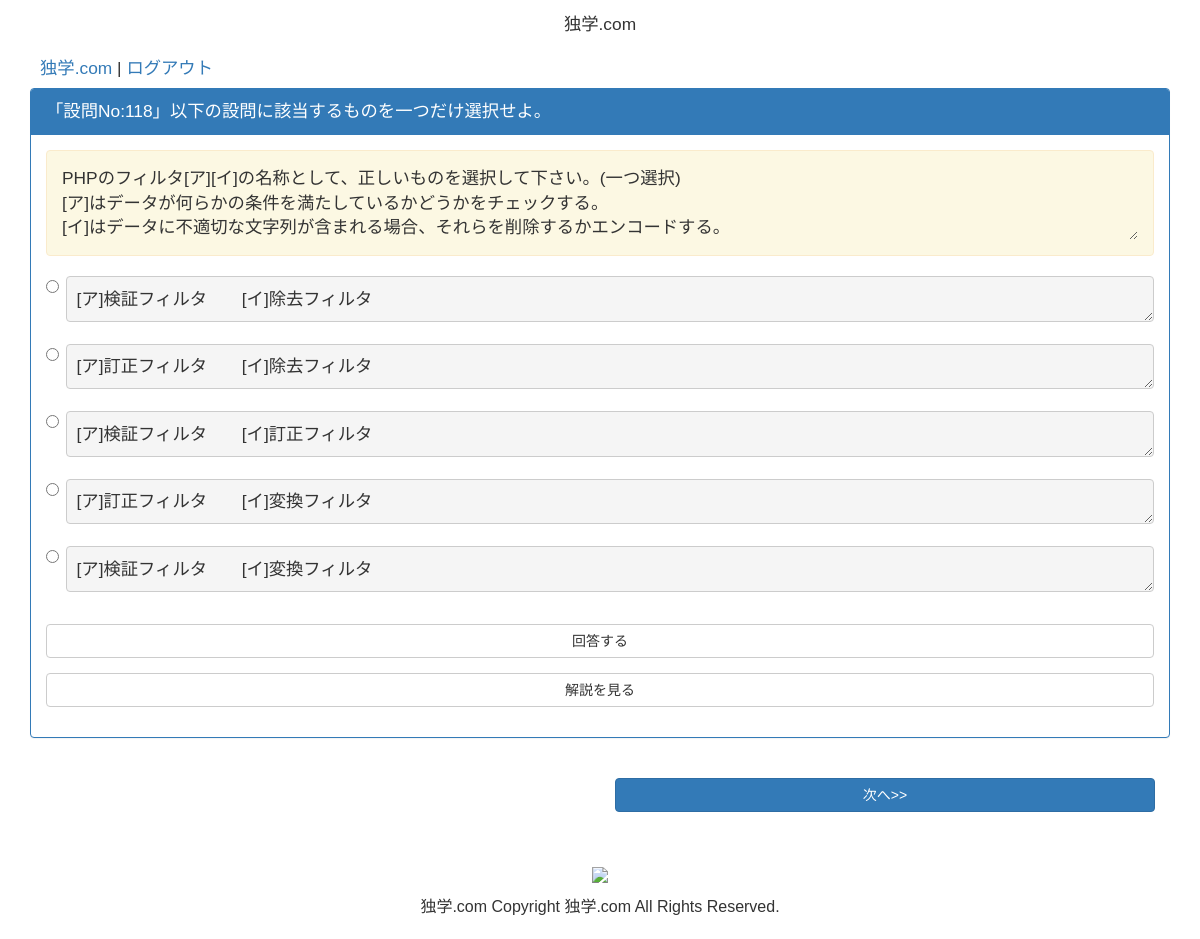
/open/index/25, run on the app's committed database.
### tables this page shows
CREATE TABLE `question_table` (
  `question_id` bigint(20) unsigned NOT NULL AUTO_INCREMENT,
  `question_title` text,
  `question_text` text,
  `choice_list` longtext,
  `choice_number` text,
  `question_type` int(11) DEFAULT NULL,
  `explanation_text` longtext,
  `project_id` bigint(20) unsigned NOT NULL DEFAULT '0',
  `create_time` timestamp NULL DEFAULT NULL ON UPDATE CURRENT_TIMESTAMP,
  `update_time` timestamp NULL DEFAULT NULL,
  `delete_flag` int(11) unsigned NOT NULL DEFAULT '0' COMMENT '削除フラグ 0 => 生存, 1 => 論理削除',
  PRIMARY KEY (`question_id`)
);

### application/controllers/Open.php (called while the page is built, shortened)
<?php
class Open extends CI_Controller {
    public function __construct()
    {
        $this->load->database();
        $this->load->library("session");
        $this->load->helper('url');
        $this->load->model('Project');
        $this->data= [];
        $this->data["mainHeader"] = "独学.com";
        $this->data["title"] = "独学.com";
        $this->data["footer"] = "独学.com Copyright 独学.com All Rights Reserved.";
        $this->data["https"] = $this->input->server("HTTPS");
    }
    public function index($projectId = null, $page = null)
    {
        try{
            $projectId = (int)$projectId;
            $questionIdList = $this->Project->getSelectedProjectQuestionIdList($projectId);
            $page = (int)$page;
            $sessionData = $this->session->all_userdata();
            if($page === 0){
                $this->session->set_userdata("questionIdList", $questionIdList);
                $sessionData = $this->session->all_userdata();
                $page = 0;
            }else{
                if(array_key_exists("questionIdList", $sessionData) === false){
                    redirect("/open/index/{$projectId}/");
                    exit();
                }
                $sessionData = $this->session->get_userdata("questionIdList", $questionIdList);
            }
            $questionIdList = $sessionData["questionIdList"];
            $res = $this->Project->getSelectedTargetQuestionData($projectId, $questionIdList[$page]);
            $this->session->set_userdata("referer", "/admin/oneQuestion/{$projectId}/{$page}");
            $questionIdList = $this->session->userdata("questionIdList");
            $nowNumber = $questionIdList[$page];
            $this->data["questionList"] = $res;
            $this->data["page"] = $page;
            $this->data["nowNumber"] = $nowNumber;
            $this->data["questionIdList"] = $questionIdList;
            $this->data["projectId"] = $projectId;
            $this->load->view('common/header', $this->data);
            $this->load->view('open/index', $this->data);
            $this->load->view('common/footer', $this->data);
        }catch(Exception $e){
            $this->data["errorMessage"] = $e->getMessage();
            $this->load->view('common/header', $this->data);
            $this->load->view('error/index', $this->data);
            $this->load->view('common/footer', $this->data);
        }
    }
}

### index.php (called while the page is built, shortened)
<?php
require_once BASEPATH.'core/CodeIgniter.php';

### application/models/Project.php (called while the page is built, shortened)
<?php
class Project extends CI_Model {
    public function getSelectedTargetQuestionData($projectId = null, $questionId = null)
    {
        try{
            $this->db->where("project_id", $projectId);
            $this->db->where("question_id", $questionId);
            $this->db->from("question_table");
            $this->db->join("question_type_table", "question_table.question_type = question_type_table.type_id");
            $res = $this->db->get();
            $res = $res->result();
            $res = $res[0];
            $res->choice_number = json_decode($res->choice_number, true);
            $res->choice_list = json_decode($res->choice_list, true);
            shuffle($res->choice_list);
            return $res;
        }catch(Exception $e){
            throw new Exception($e->getMessage());
        }
    }
    public function getSelectedProjectQuestionIdList($projectId = null)
    {
        try{
            $deleteFlag = 0;
            $this->db->where("project_id", $projectId);
            $this->db->where("delete_flag", $deleteFlag);
            $this->db->select("question_id");
            $res = $this->db->get("question_table");
            $res = $res->result();
            $questionIdList = array();
            foreach($res as $key => $value){
                $questionIdList[] = $value->question_id;
            }
            shuffle($questionIdList);
            return $questionIdList;
        }catch(Exception $e){
            throw new Exception($e->getMessage());
        }
    }
}

### application/views/open/index.php (the view, shortened to what this page needs)
<div class="innerTemplate">
    <div class="panel panel-primary">
        <div class="panel-heading">
            「設問No:<?php print($questionList->question_id); ?>」<?php print($questionList->question_title); ?>
        </div>
        <div class="panel-body">
            <div class="panel-body alert alert-warning alert-dismissible">
                <pre class="resetClass"><?php print(htmlspecialchars($questionList->question_text, ENT_QUOTES)); ?></pre>
            </div>
            <span class="selectRespond">
            <?php foreach($questionList->choice_list as $innerKey => $innerValue){ ?>
                <div class="<?php print ($questionList->type_attr); ?>">
                    <label for="answerList0_<?php print($innerKey); ?>">
                        <input class="" id="answerList0_<?php print($innerKey); ?>" name="answerList" value="<?php print(htmlspecialchars($innerValue["choiceNumber"])); ?>" type="<?php print ($questionList->type_attr); ?>">
                        <pre class="inputClick"><?php print(htmlspecialchars($innerValue["choiceText"], ENT_QUOTES, "UTF-8")); ?></pre>
                    </label>
                </div>
            <?php } ?>
            </span>
            <form action="#" name="" method="post">
                <input type="button" class="btn btn-default btn-group-justified projectBox getRespondButton" value="回答する" id="respondBox" />
            </form>
            <form action="#" name="" method="post">
                <input type="button" class="btn btn-default btn-group-justified projectBox getExplanationText" value="解説を見る" />
            </form>
        </div>
    </div>
</div>
<div class="col-md-6 margin-bottom margin-top">
</div>
<div class="col-md-6 margin-bottom margin-top">
    <?php if($page + 1 <=  count($questionIdList) -1) { ?>
    <a href="/open/index/<?php print($projectId); ?>/<?php print($page + 1); ?>/next" class="btn btn-primary btn-group-justified">次へ>></a>
    <?php } ?>
</div>
<div class="clearfix"></div>

### application/views/common/header.php (shortened to what this page needs)
<!DOCTYPE html>
<html ng-app="docgack">
<head>
    <link type="text/css" rel="stylesheet" href="https://maxcdn.bootstrapcdn.com/bootstrap/3.3.6/css/bootstrap.min.css" />
    <link type="text/css" rel="stylesheet" href="/css/main.css?1426376435" />
</head>
<body ng-controller="TopController">
<div id="wrapper">
        <div id="title_header" class="">
            <h1>独学.com</h1>
        </div>
        <div id="mainHeader">
            <h2>
                <a href="/admin/index"><?php print($mainHeader); ?></a> | <a href="/admin/logout">ログアウト</a>
            </h2>
        </div>

### application/views/common/footer.php
</div>
<div id="footer" class="centeringBox">
    <p><img src="https://www.ssl-store.jp/system/images/seal/rapidssl_seal.gif" ></p>
    <address><?php print($footer); ?></address>
</div>
</body>
</html>

### css/main.css (style rules this page uses)
* { margin: 0; padding: 0; }
*, h1, h2, h3, h4, h5, body, div, pre, p { font-size: 13pt; font-weight: normal; font-family: "Lucida Grande","Hiragino Kaku Gothic ProN","ヒラギノ角ゴ ProN",Meiryo,メイリオ,sans-serif; resize: vertical; }
body { width: 100%; height: auto; }
#wrapper { max-width: 95%; min-width: 30%; height: auto; margin: 10px auto 30px auto; }
#wrapper #title_header h1 { margin: 0px auto 20px auto; padding: 5px; text-align: center; font-size: 13pt; font-weight: normal; font-family: "Lucida Grande","Hiragino Kaku Gothic ProN","ヒラギノ角ゴ ProN W3",Meiryo,メイリオ,sans-serif; }
#mainHeader { margin: 10px; }
#footer address { font-size: 12pt; }
.projectBox { margin: 15px 0px 15px 0px; }
pre { width: 100%; font-size: 13pt; cursor: pointer; font-family: "Lucida Grande","Hiragino Kaku Gothic ProN","ヒラギノ角ゴ ProN W3",Meiryo,メイリオ,sans-serif; }
label { width: 100%; cursor: pointer; }
.resetClass { border: 0; padding: 0; margin: 0; background-color: transparent; cursor: cursor; }
.margin-bottom { margin-bottom: 20px; }
.margin-top { margin-top: 20px; }
.centeringBox { text-align: center; }

### data on the page
question_table: question_id "118", question_title "以下の設問に該当するものを一つだけ選択せよ。", question_text "PHPのフィルタ[ア][イ]の名称として、正しいものを選択して下さい。(一つ選択) [ア]はデータが何らかの条件を満たしているかどうかをチェックする。 [イ]はデータに不適切な文字列が含まれる場合、それらを削除するかエンコードする。", explanation_text "[ア]訂正フィルタ [イ]変換フィルタ"

### other printed values
$mainHeader "独学.com"
$innerValue["choiceText"] "[ア]検証フィルタ [イ]除去フィルタ"
$innerValue["choiceText"] "[ア]訂正フィルタ [イ]除去フィルタ"
$innerValue["choiceText"] "[ア]検証フィルタ [イ]訂正フィルタ"
$innerValue["choiceText"] "[ア]検証フィルタ [イ]変換フィルタ"
$footer "独学.com Copyright 独学.com All Rights Reserved."
